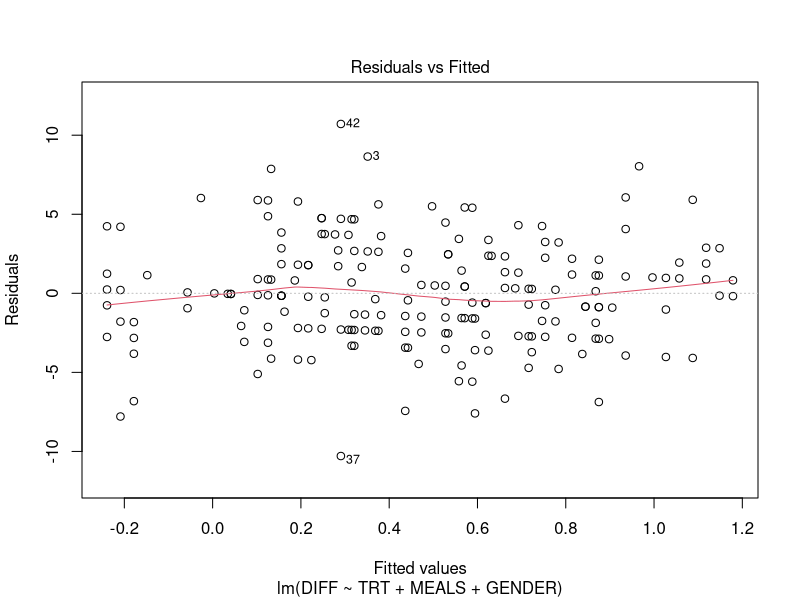
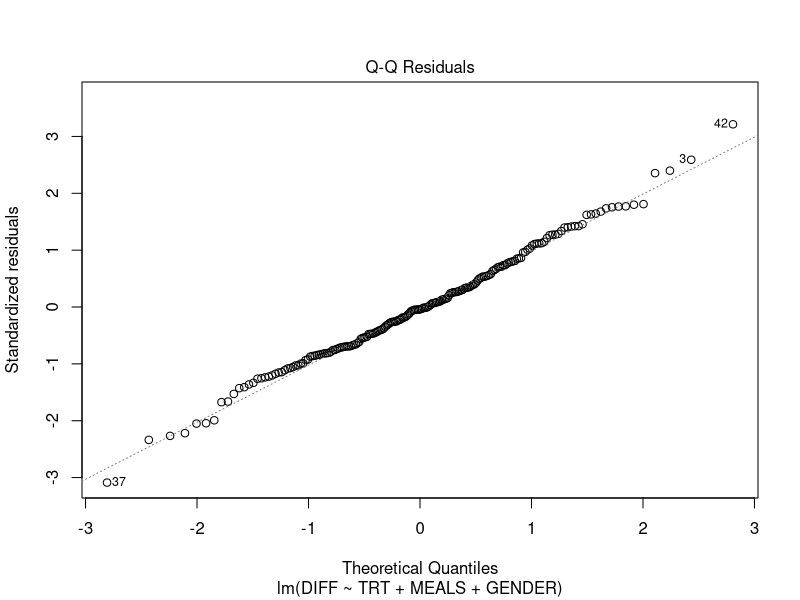
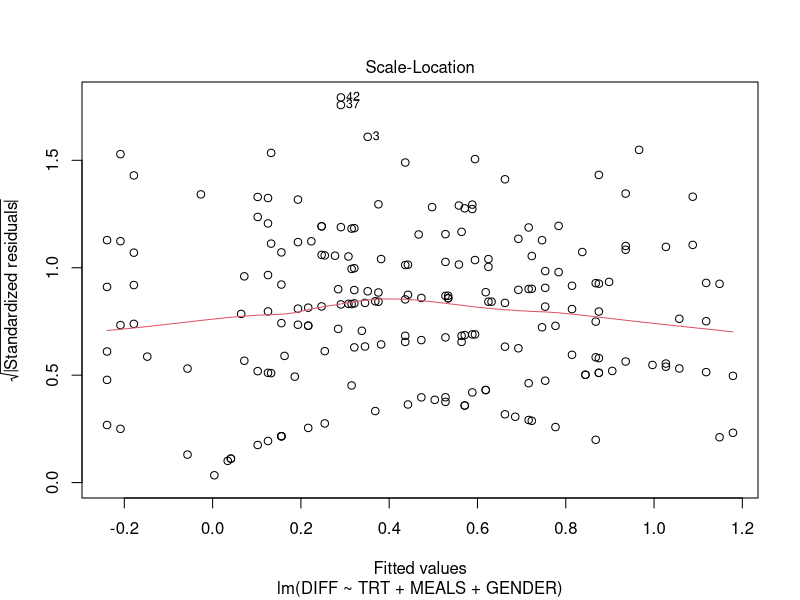
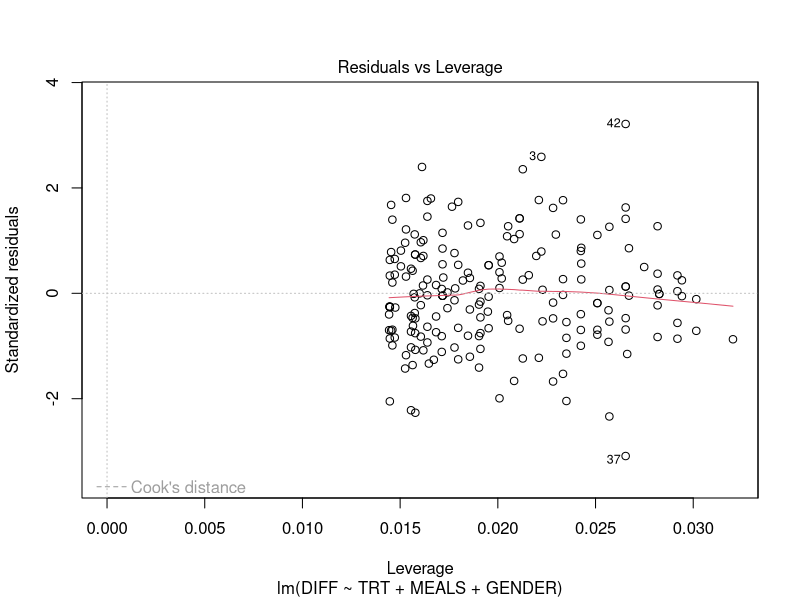

R code for these plots, in order:
#simulate likert-type data
library(tidyr); library(magrittr)
#simulation study
dat <- matrix(0,nrow = 100, ncol = 5)

#package depends on spatsta.utils
library(spatstat.utils)

probs = c(1,1,1,1,1)/5

getLikertDat <- function(probs = c(1,1,1,1,1)/5,num = 100){
  likert_vec <- rep(0,num)
  
  for(j in 1:num){
    # generate a random number between 1 and 100
    r <- sample(1:100,1)
    
    # now we check where the random number fits in the 
    ##define test expressions
    test_expression1 <- r/100 < probs[1]
    test_expression2 <- inside.range(r/100, c(probs[1], sum(probs[c(1,2)])))
    test_expression3 <- inside.range(r/100, c(sum(probs[1:2]), sum(probs[c(1:3)])))
    test_expression4 <- inside.range(r/100, c(sum(probs[1:3]), sum(probs[c(1:4)])))
    
    #iterate through assignment depending on the value of r
    if ( test_expression1) {
      x<- 1
    } else if ( test_expression2) {
      x <- 2
    } else if ( test_expression3) {
      x <- 3
    } else if ( test_expression4) {
      x <- 4
    } else {
      x <- 5
    }
    
    #assign the value of x to the likert_scale
    likert_vec[j] <- x
    
    #and repeat until 'num' times
  }
  return(likert_vec)}

#here we test with nearly even odds
table(getLikertDat(num = 1000))

#test with slightly tilted probabilities (towards extremes)
table(getLikertDat(probs = c(.3,.2,0,.2,.3),num = 100))


##Okay. Now we can generate five questions
fdat <- matrix(0,nrow = 100, ncol = 5)
means <- c(.05,.15,.35,.2,.25)
for(j in 1:5){
  fdat[,j] <-getLikertDat(means,num = 100) 
}

fdat <- as.data.frame(fdat)
colnames(fdat) <- paste("Q",c(1:5), sep = "")
fdat$SUM <- apply(fdat,1,sum)


##OK, so we can generate pre-and post-test likert data, along with some other vars (randomly generated):

#SPEAKER GROUP
pre <- c(.05,.15,.35,.2,.25)
post <- c(0,.1,.4,.3,.2)

predat <- matrix(0,nrow = 100, ncol = 5)
for(j in 1:5){
  predat[,j] <-getLikertDat(means,num = 100) 
}

postdat <- matrix(0,nrow = 100, ncol = 5)
for(j in 1:5){
  postdat[,j] <-getLikertDat(means,num = 100) 
}


#PAPER GROUP
##same pre-scores
post2 <- c(.1,.2,.3,.3,.1)

predat2 <- matrix(0,nrow = 100, ncol = 5)
for(j in 1:5){
  predat2[,j] <-getLikertDat(means,num = 100) 
}

postdat2 <- matrix(0,nrow = 100, ncol = 5)
for(j in 1:5){
  postdat2[,j] <-getLikertDat(means,num = 100) 
}

#now we can create a data frame
pres <- cbind(predat,postdat)
paper <- cbind(predat2,postdat2)

df <- data.frame(rbind(pres,paper))
colnames(df) <- c(paste("preQ",c(1:5), sep = ""),paste("postQ",c(1:5), sep = ""))
df$preSUM <- apply(df[,1:5],1,sum)
df$postSUM <- apply(df[,6:10],1,sum)
df$DIFF <- df$preSUM - df$postSUM

#add some quantitative variables
df$MEALS <- sample(1:21, nrow(df), replace = TRUE)
df$TRT <- c(rep(1,100),rep(0,100))
df$GENDER <- sample(1:2,nrow(df), replace = TRUE)


##linear model
mod1 <- lm(DIFF ~ TRT + MEALS + GENDER, data = df)
summary(mod1)

plot(mod1)
